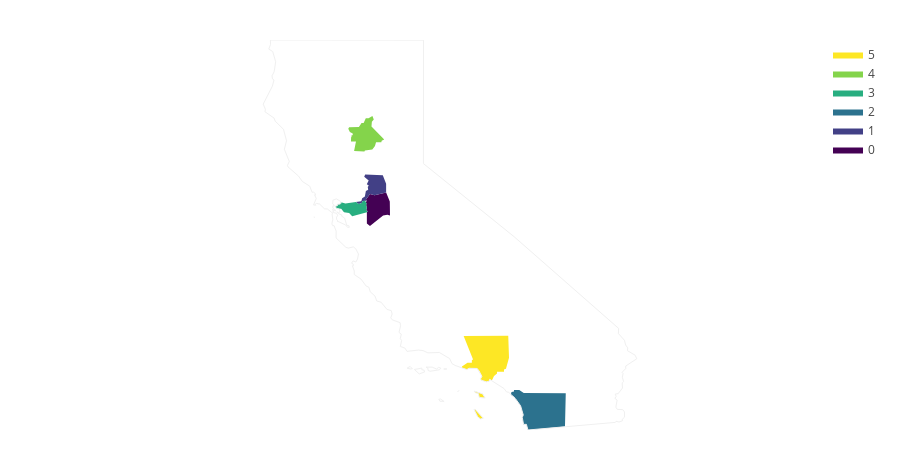

Write notebook code for a chart like this one.
### Code cell
import plotly.figure_factory as ff

fips = ['06077', '06067', '06073',
        '06013', '06007', '06037']
values = range(len(fips))

fig = ff.create_choropleth(fips=fips, values=values, scope = ['CA'])
fig.layout.template = None
fig.show()

#06067 = 2- sacramento county lighter purple
#06077- 1 san joaquin dark purple
#06073 - 3rd san diego county dark blue
#06013 - 4th contra costa county turquoise
#06007 5th butte county green
#06037  6 LA county yellow

#density:  most dense (SF 3575/sqmi) Orange(3255 /sqmi) LA(2099sq mi) Alameda(1898/sqmi, Sacramento 5th 1459/sqmi)

#San Joaquin - #10 in density 491/sq mi, San Diego - 9 703/sqmi  Contra Costa - 7 1345/sqmi  Butte - 24 132/sqmi

### Figure 1 — Plotly figure (JSON) as saved in the notebook; plotly's stock layout.template omitted (floating-point values rounded to 4 significant figures; data arrays with more than 128 entries replaced by an {"elided": "..."} marker saying what was removed)
{"data": [{"fill": "toself", "fillcolor": "rgb(68, 1, 84)", "hoverinfo": "none", "line": {"color": "rgb(0, 0, 0)", "width": 0}, "mode": "lines", "name": "0", "type": "scatter", "x": [-121.6, -121.6, -121.6, -121.5, -121.3, -121.0, -120.9, -120.9, -121.0, -121.1, -121.5, -121.6, -121.6, -121.5, -121.6, -121.6, -121.6, -121.6, -121.6, null], "y": [38.04, 38.1, 38.12, 38.26, 38.23, 38.3, 38.08, 37.74, 37.76, 37.74, 37.48, 37.54, 37.82, 37.85, 37.86, 37.92, 38.01, 38.02, 38.04, null]}, {"fill": "toself", "fillcolor": "rgb(66, 64, 134)", "hoverinfo": "none", "line": {"color": "rgb(0, 0, 0)", "width": 0}, "mode": "lines", "name": "1", "type": "scatter", "x": [-121.9, -121.7, -121.7, -121.6, -121.6, -121.5, -121.5, -121.5, -121.6, -121.5, -121.6, -121.6, -121.1, -121.0, -121.0, -121.3, -121.5, -121.6, -121.6, -121.7, -121.7, -121.8, -121.9, null], "y": [38.07, 38.09, 38.16, 38.2, 38.33, 38.36, 38.43, 38.47, 38.5, 38.59, 38.68, 38.74, 38.72, 38.51, 38.3, 38.23, 38.26, 38.12, 38.1, 38.09, 38.05, 38.02, 38.07, null]}, {"fill": "toself", "fillcolor": "rgb(44, 114, 142)", "hoverinfo": "none", "line": {"color": "rgb(0, 0, 0)", "width": 0}, "mode": "lines", "name": "2", "type": "scatter", "x": [-117.6, -117.6, -117.5, -117.5, -117.4, -117.2, -116.1, -116.1, -117.1, -117.2, -117.2, -117.3, -117.3, -117.3, -117.5, -117.6, null], "y": [33.39, 33.45, 33.47, 33.51, 33.51, 33.43, 33.43, 32.62, 32.53, 32.67, 32.67, 32.84, 32.9, 33.12, 33.33, 33.39, null]}, {"fill": "toself", "fillcolor": "rgb(40, 174, 128)", "hoverinfo": "none", "line": {"color": "rgb(0, 0, 0)", "width": 0}, "mode": "lines", "name": "3", "type": "scatter", "x": [-122.4, -122.4, -122.4, -122.3, -122.3, -122.1, -121.9, -121.8, -121.7, -121.7, -121.6, -121.6, -121.6, -121.6, -121.6, -121.5, -121.6, -122.0, -122.0, -122.2, -122.3, -122.4, -122.4, null], "y": [37.97, 37.98, 38.01, 38.01, 38.06, 38.03, 38.07, 38.02, 38.05, 38.09, 38.1, 38.02, 38.01, 37.92, 37.86, 37.85, 37.82, 37.72, 37.8, 37.82, 37.9, 37.91, 37.97, null]}, {"fill": "toself", "fillcolor": "rgb(132, 212, 75)", "hoverinfo": "none", "line": {"color": "rgb(0, 0, 0)", "width": 0}, "mode": "lines", "name": "4", "type": "scatter", "x": [-122.1, -122.0, -121.8, -121.7, -121.6, -121.6, -121.5, -121.4, -121.4, -121.4, -121.4, -121.1, -121.1, -121.2, -121.3, -121.3, -121.4, -121.6, -121.6, -121.9, -121.9, -122.0, -122.0, -122.0, -122.0, -121.9, -121.9, -122.0, -122.1, null], "y": [39.84, 39.88, 39.89, 39.98, 39.98, 40.1, 40.1, 40.15, 40.07, 40.02, 39.9, 39.59, 39.56, 39.52, 39.52, 39.43, 39.34, 39.32, 39.3, 39.3, 39.54, 39.53, 39.64, 39.65, 39.67, 39.69, 39.73, 39.77, 39.84, null]}, {"fill": "toself", "fillcolor": "rgb(253, 231, 37)", "hoverinfo": "none", "line": {"color": "rgb(0, 0, 0)", "width": 0}, "mode": "lines", "name": "5", "type": "scatter", "x": [-118.6, -118.4, -118.3, -118.5, -118.5, -118.6, -118.6, null, -118.6, -118.6, -118.4, -118.4, -118.5, -118.6, null, -118.9, -118.9, -118.8, -118.7, -118.7, -118.6, -118.9, -117.7, -117.6, -117.7, -117.8, -117.8, -118.0, -118.0, -118.1, -118.1, -118.2, -118.2, -118.3, -118.4, -118.4, -118.4, -118.5, -118.5, -118.7, -118.8, -118.9, null], "y": [33.48, 33.41, 33.31, 33.33, 33.42, 33.44, 33.48, null, 33.03, 33.03, 32.82, 32.8, 32.85, 33.03, null, 34.05, 34.07, 34.17, 34.17, 34.24, 34.24, 34.82, 34.82, 34.29, 34.02, 34.0, 33.95, 33.95, 33.9, 33.85, 33.74, 33.76, 33.72, 33.7, 33.74, 33.77, 33.84, 33.97, 34.04, 34.03, 34.0, 34.05, null]}, {"hoverinfo": "text", "legendgroup": "centroids", "marker": {"color": "white", "opacity": 0}, "mode": "markers", "name": "US Counties", "selected": {"marker": {"color": "white", "opacity": 1, "size": 3}}, "showlegend": false, "text": ["County: Los Angeles<br>State: California<br>FIPS: 06037<br>Value: 5", "County: Los Angeles<br>State: California<br>FIPS: 06037<br>Value: 5", "County: Los Angeles<br>State: California<br>FIPS: 06037<br>Value: 5", "County: San Joaquin<br>State: California<br>FIPS: 06077<br>Value: 0", "County: Sacramento<br>State: California<br>FIPS: 06067<br>Value: 1", "County: San Diego<br>State: California<br>FIPS: 06073<br>Value: 2", "County: Contra Costa<br>State: California<br>FIPS: 06013<br>Value: 3", "County: Butte<br>State: California<br>FIPS: 06007<br>Value: 4"], "type": "scatter", "unselected": {"marker": {"opacity": 0}}, "x": [[-118.4], [-118.5], [-118.2], -121.3, -121.3, -116.7, -121.9, -121.6], "y": [[33.38], [32.9], [34.36], 37.93, 38.45, 33.03, 37.92, 39.67]}, {"hoverinfo": "text", "legendgroup": "States", "line": {"color": "rgb(240, 240, 240)", "width": 1}, "mode": "lines", "showlegend": false, "type": "scatter", "x": {"elided": "263 float values"}, "y": {"elided": "263 float values"}}], "layout": {"annotations": [{"showarrow": false, "text": "<b></b>", "x": 1, "xanchor": "right", "xref": "paper", "y": 1.05, "yref": "paper"}], "dragmode": "select", "height": 450, "hovermode": "closest", "legend": {"traceorder": "reversed", "x": 1, "xanchor": "right", "y": 1, "yanchor": "top"}, "margin": {"b": 20, "l": 20, "r": 20, "t": 40}, "width": 900, "xaxis": {"autorange": false, "fixedrange": true, "range": [-131.1, -107.4], "showgrid": false, "showticklabels": false, "zeroline": false}, "yaxis": {"autorange": false, "fixedrange": true, "range": [32.53, 42.0], "showgrid": false, "showticklabels": false, "zeroline": false}}}
